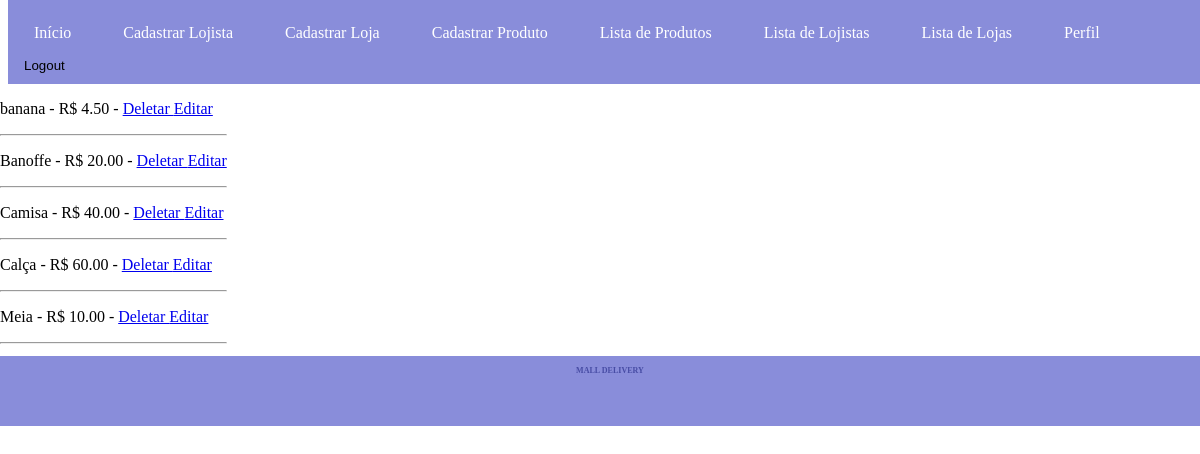
The app's page /lista_produtos/ (signed in) with its own data.
### app_mall/models.py (models this page shows, shortened)
class Produto(models.Model):
    nome = models.CharField(max_length=255)
    descricao = models.TextField(blank=True, null=True)
    preco = models.DecimalField(max_digits=10, decimal_places=2)
    estoque = models.PositiveIntegerField()
    categoria = models.CharField(max_length=100)
    loja = models.ForeignKey(Loja, related_name='loja', on_delete=models.CASCADE)

### app_mall/views.py (the view)
# urls.py: path('lista_produtos/', views.ProdutoList.as_view(), name='lista_produtos'),
class ProdutoList(ListView):
    model = Produto
    template_name = "lista_produtos.html"
    context_object_name = 'produtos'

### app_mall/templates/lista_produtos.html
{% extends "base.html" %}
{% block content %}
{% for produto in object_list %}
<p>{{ produto.nome }} - R$ {{ produto.preco }} - <a href="{% url 'deletar_produto' produto.pk %}"> Deletar </a>
    <a href="{% url 'update_produto' produto.pk %}">Editar</a> </p>
<hr>
{% endfor %}
{% endblock %}

### app_mall/templates/base.html (style rules this page uses)
body { width: 100%; display: ruby; }

### records on screen
Produto: nome "banana", preco "4.50"
Produto: nome "Banoffe", preco "20.00"
Produto: nome "Camisa", preco "40.00"
Produto: nome "Calça", preco "60.00"
Produto: nome "Meia", preco "10.00"
